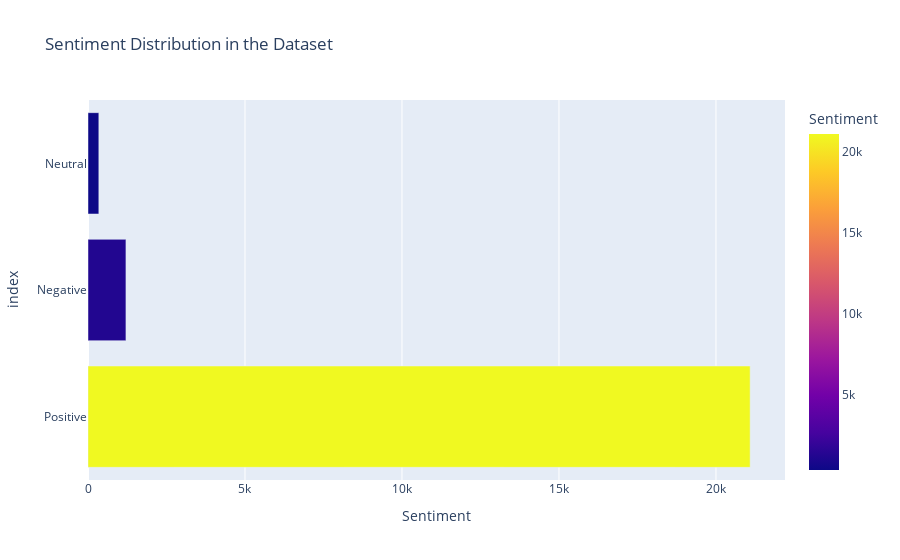
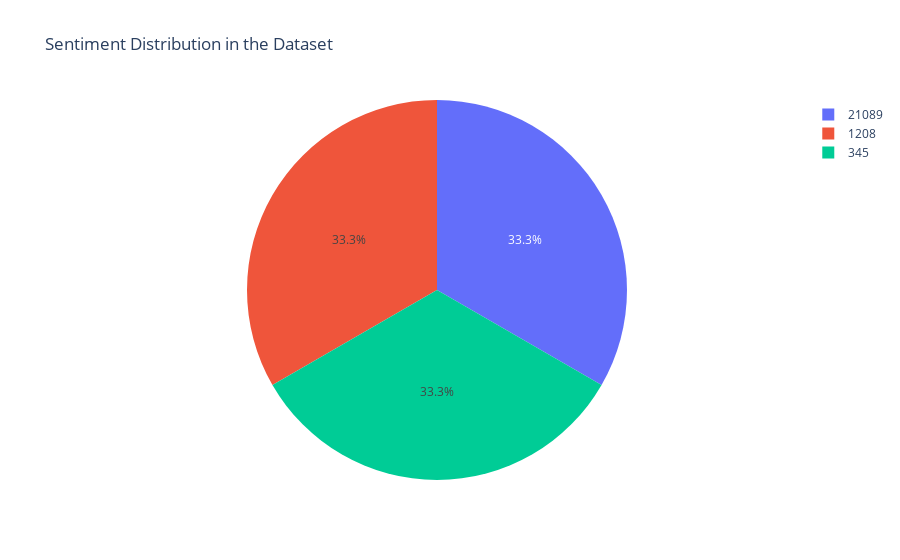

The cell these charts' notebook holds for them, in order:
### Code cell
import plotly.express as px

# Assuming sentiment_counts is a DataFrame containing the sentiment counts
# Create a bar plot using Plotly Express to visualize the distribution of sentiments
#, y='count'
#'count': 'Count'
fig_bar = px.bar(sentiment_counts, x='sentiment_category', color='sentiment_category',
                 labels={'sentiment_category': 'Sentiment', },
                 title='Sentiment Distribution in the Dataset')

# Show the bar plot
fig_bar.show()

# Create a pie chart using Plotly Express to visualize the distribution of sentiments
# value = 'count'
fig_pie = px.pie(sentiment_counts, names='sentiment_category',
                 title='Sentiment Distribution in the Dataset')

# Show the pie chart
fig_pie.show()

### Figure 1 — Plotly figure (JSON) as saved in the notebook; plotly's stock layout.template omitted (floating-point values rounded to 4 significant figures)
{"data": [{"alignmentgroup": "True", "hovertemplate": "Sentiment=%{marker.color}<br>index=%{y}<extra></extra>", "legendgroup": "", "marker": {"color": [21089, 1208, 345], "coloraxis": "coloraxis", "pattern": {"shape": ""}}, "name": "", "offsetgroup": "", "orientation": "h", "showlegend": false, "textposition": "auto", "type": "bar", "x": [21089, 1208, 345], "xaxis": "x", "y": ["Positive", "Negative", "Neutral"], "yaxis": "y"}], "layout": {"barmode": "relative", "coloraxis": {"colorbar": {"title": {"text": "Sentiment"}}, "colorscale": [[0, "#0d0887"], [0.1111, "#46039f"], [0.2222, "#7201a8"], [0.3333, "#9c179e"], [0.4444, "#bd3786"], [0.5556, "#d8576b"], [0.6667, "#ed7953"], [0.7778, "#fb9f3a"], [0.8889, "#fdca26"], [1, "#f0f921"]]}, "legend": {"tracegroupgap": 0}, "title": {"text": "Sentiment Distribution in the Dataset"}, "xaxis": {"anchor": "y", "domain": [0, 1], "title": {"text": "Sentiment"}}, "yaxis": {"anchor": "x", "domain": [0, 1], "title": {"text": "index"}}}}

### Figure 2 — Plotly figure (JSON) as saved in the notebook; plotly's stock layout.template omitted (floating-point values rounded to 4 significant figures)
{"data": [{"domain": {"x": [0, 1], "y": [0, 1]}, "hovertemplate": "sentiment_category=%{label}<extra></extra>", "labels": [21089, 1208, 345], "legendgroup": "", "name": "", "showlegend": true, "type": "pie"}], "layout": {"legend": {"tracegroupgap": 0}, "title": {"text": "Sentiment Distribution in the Dataset"}}}
